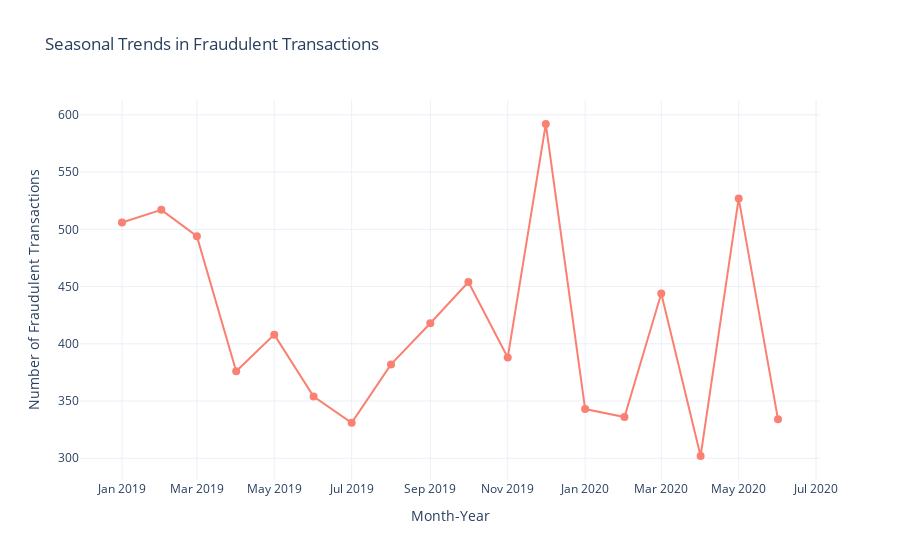

The cell this chart's notebook holds for it:
### Code cell
import plotly.graph_objects as go

# Extracting month and year from the transaction datetime
df['year_month'] = df['trans_date_trans_time'].dt.to_period('M')

# Fraud counts per month
fraud_by_month = df[df['is_fraud'] == 1].groupby('year_month').size()

# Convert to string format for Plotly
fraud_by_month.index = fraud_by_month.index.astype(str)

# Create the line chart
fig = go.Figure()

fig.add_trace(go.Scatter(
    x=fraud_by_month.index,
    y=fraud_by_month.values,
    mode='lines+markers',
    line=dict(color='salmon', width=2),
    marker=dict(size=8),
    name="Fraud Count"
))

fig.update_layout(
    title="Seasonal Trends in Fraudulent Transactions",
    xaxis_title="Month-Year",
    yaxis_title="Number of Fraudulent Transactions",
    template="plotly_white"
)

fig.show()

### Figure 1 — Plotly figure (JSON) as saved in the notebook; plotly's stock layout.template omitted (floating-point values rounded to 4 significant figures)
{"data": [{"line": {"color": "salmon", "width": 2}, "marker": {"size": 8}, "mode": "lines+markers", "name": "Fraud Count", "type": "scatter", "x": ["2019-01", "2019-02", "2019-03", "2019-04", "2019-05", "2019-06", "2019-07", "2019-08", "2019-09", "2019-10", "2019-11", "2019-12", "2020-01", "2020-02", "2020-03", "2020-04", "2020-05", "2020-06"], "y": [506, 517, 494, 376, 408, 354, 331, 382, 418, 454, 388, 592, 343, 336, 444, 302, 527, 334]}], "layout": {"title": {"text": "Seasonal Trends in Fraudulent Transactions"}, "xaxis": {"title": {"text": "Month-Year"}}, "yaxis": {"title": {"text": "Number of Fraudulent Transactions"}}}}
